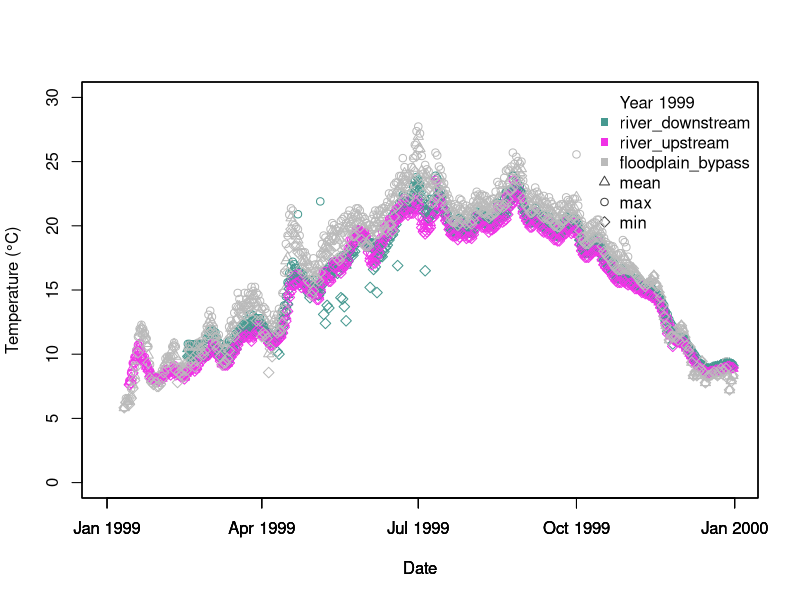
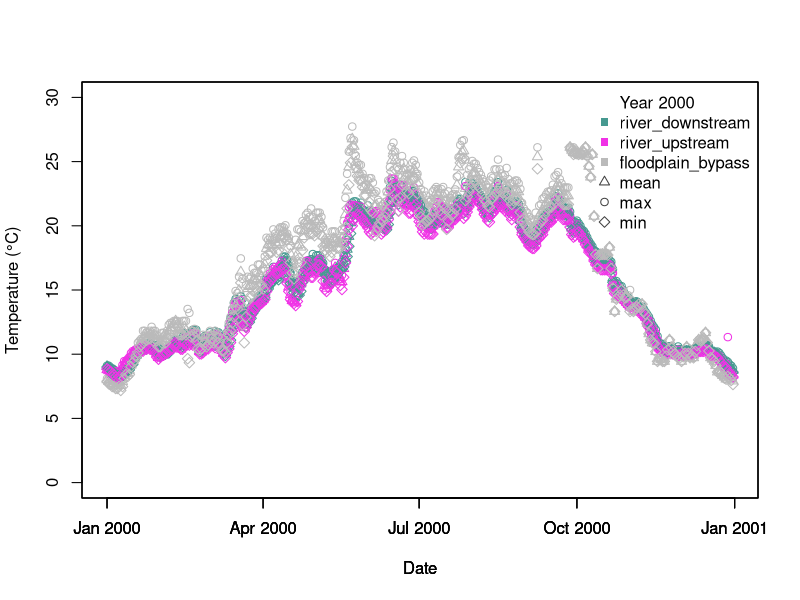
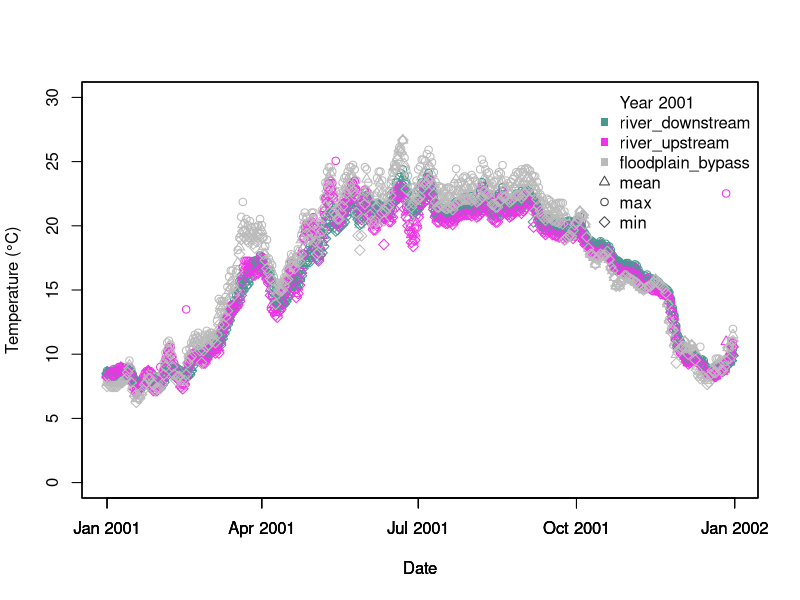
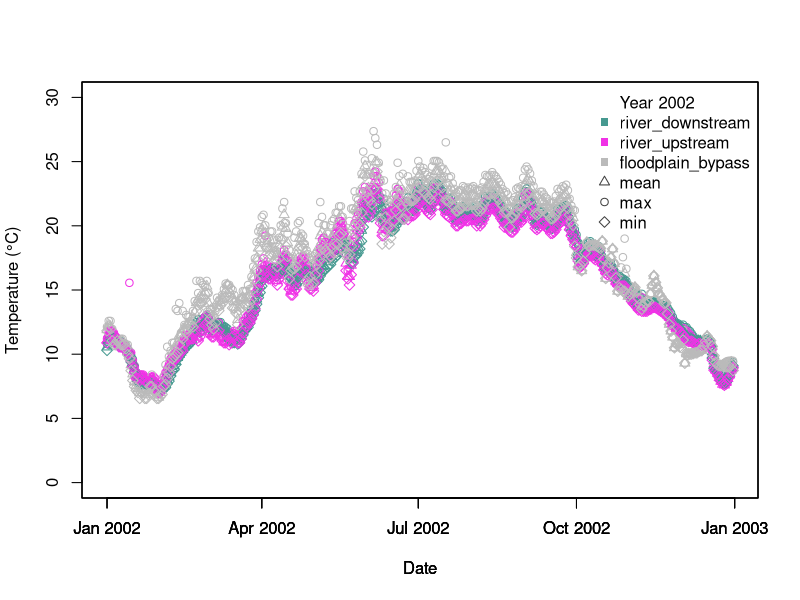
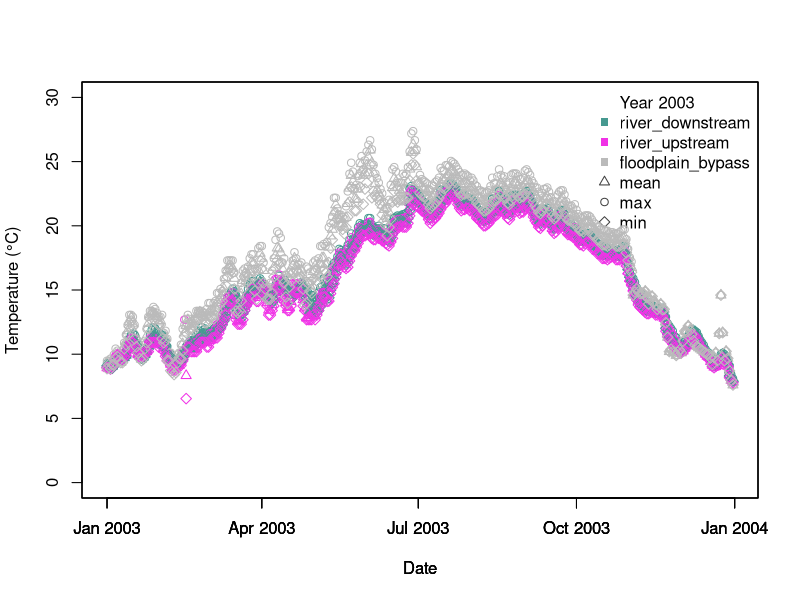
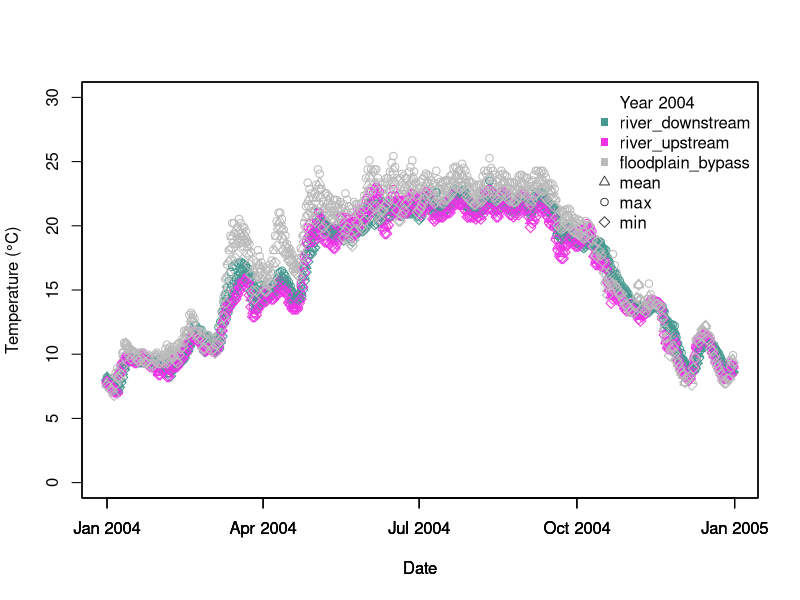
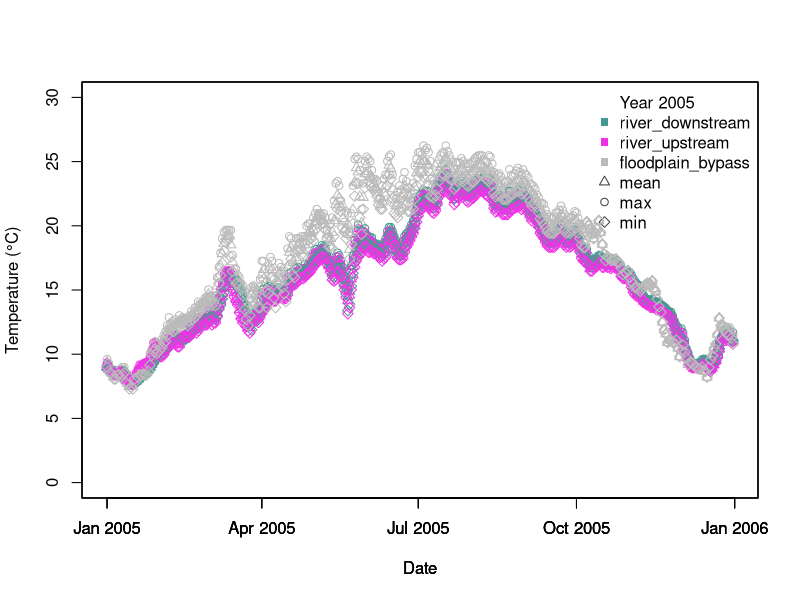
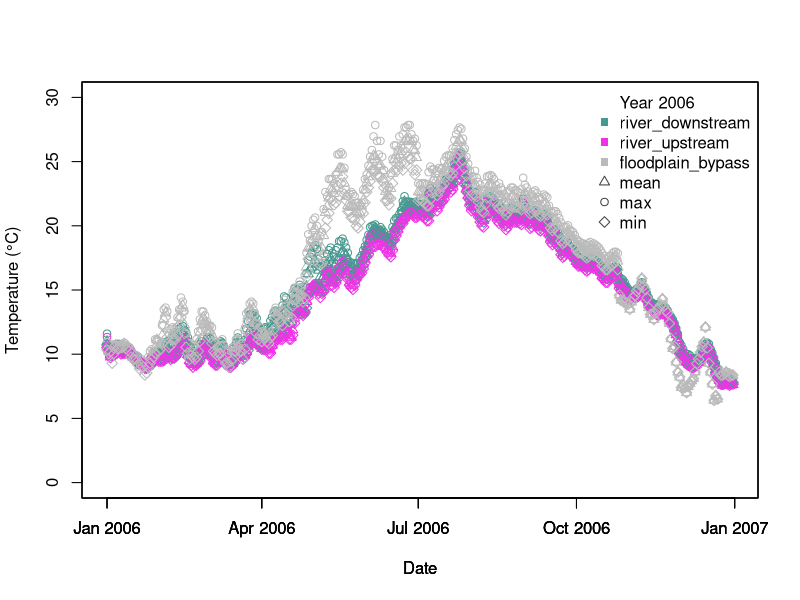

Write the R code that produced these figures, in order. (Note: this script raises an error after producing the figures.)
## ---- chunk 1
knitr::opts_chunk$set(echo = TRUE)
## ---- chunk 2
lis <- read.csv("data_clean/clean_lis.csv") # lisbon weir
rv <- read.csv("data_clean/clean_rv.csv") # rio vista
shw <- read.csv("data_clean/clean_shw.csv") # sherwood harbor
yb <- read.csv("data_clean/clean_yb.csv") # yolo bypass

# integrated data published on EDI ()
colnames(rv)[2] <- "date"

rv$region <- "river_downstream"
shw$region <- "river_upstream"
yb$region <- "floodplain_bypass"

integrated_data <- rbind(rv, shw, yb)

integrated_data <- integrated_data[,-1] # group is not needed

integrated_data$date <- as.Date(integrated_data$date)
## ---- chunk 3

integrated_data <- within(integrated_data, year <- format(integrated_data$date, "%Y"))

for(i in unique(integrated_data$year)){

    temp_dat <- integrated_data[integrated_data$year == i,]

    #mypath <- file.path("qc/", file.name = paste("qc_plot_", i, ".png", sep = ""))
    #png(file = mypath, width = 960, height = 480)

    plot(temp_dat$date, temp_dat$mean,
         col = ifelse(temp_dat$region == "river_downstream",'#469990', ifelse(temp_dat$region == "river_upstream", '#f032e6', '#BABABA')), pch = 2, xlab = "Date", ylab = "", yaxt="n", ylim = c(0,30))
    
    legend("topright", c(paste("Year", i, sep = " "), "river_downstream", "river_upstream", "floodplain_bypass", "mean", "max", "min"), pch = c(15, 15, 15, 15, 2, 1, 5), col = c('#FFFFFF', '#469990', '#f032e6', '#BABABA', '#404040', '#404040', '#404040'), bty ="n")

    par(new = TRUE)

    plot(temp_dat$date, temp_dat$max,
         col = ifelse(temp_dat$region == "river_downstream",'#469990', ifelse(temp_dat$region == "river_upstream", '#f032e6', '#BABABA')), pch = 1, xlab = "Date", ylab = "", yaxt="n", ylim = c(0,30))
    
    par(new = TRUE)

    plot(temp_dat$date, temp_dat$min,
         col = ifelse(temp_dat$region == "river_downstream",'#469990', ifelse(temp_dat$region == "river_upstream", '#f032e6', '#BABABA')), pch = 5, xlab = "Date", ylab = "Temperature (°C)", ylim = c(0,30))

    #dev.off()

    par(new = FALSE)
}

# 2013 looks wrong (maybe 2007 too?)
## ---- chunk 4
colnames(lis)[2] <- "date"
lis$region <- "lis"
integrated_data_v2 <- rbind(rv, shw, yb, lis)

integrated_data_v2$date <- as.Date(integrated_data_v2$date)
integrated_data_v2 <- within(integrated_data_v2, year <- format(integrated_data_v2$date, "%Y"))

dat_2013 <- subset(integrated_data_v2, year =="2013")
unique(dat_2013$method)

method <- c("Pien_2020", "ybfmp_logger", "imputeTS", "WQ_w_fish")
pch <- c(0, 2, 1, 6)

pch_dat <- data.frame(method, pch)

dat_2013 <- merge(dat_2013, pch_dat, by = "method")

plot(dat_2013$date, dat_2013$min,
         col = ifelse(dat_2013$region == "river_downstream",'#469990', 
                      ifelse(dat_2013$region == "river_upstream", '#f032e6', ifelse(dat_2013$region == "floodplain_bypass", '#BABABA', '#404040' ))), pch = dat_2013$pch, xlab = "Date", ylab = "Temperature (°C)", ylim = c(0,30))

# need to substitute Lisbon Weir  data for 2013 (YBFMP logger data looks incorrect)
## ---- chunk 5
lis$date <- as.Date(lis$date)
lis <- within(lis, year <- format(lis$date, "%Y"))

lis_2013 <- subset(lis, year =="2013")

colSums(is.na(dat_2013)) # good to go

## ---- chunk 6
dat_2007 <- subset(integrated_data, year =="2007")

dat_2007 <- merge(dat_2007, pch_dat, by = "method")

plot(dat_2007$date, dat_2007$min,
         col = ifelse(dat_2007$region == "river_downstream",'#469990', 
                      ifelse(dat_2007$region == "river_upstream", '#f032e6', ifelse(dat_2007$region == "floodplain_bypass", '#BABABA', '#404040' ))), pch = dat_2007$pch, xlab = "Date", ylab = "Temperature (°C)", ylim = c(0,30))

# problem is the logger data again, but upstream 
shw <- within(shw, year <- format(shw$date, "%Y"))
head(shw)

shw_2007 <- subset(shw, year =="2007")
plot(shw_2007$date, shw_2007$mean)

# 2007-10-31 to 2007-11-27

# this will be fixed pre integration, changes made in f_make_shw.R July 2022

